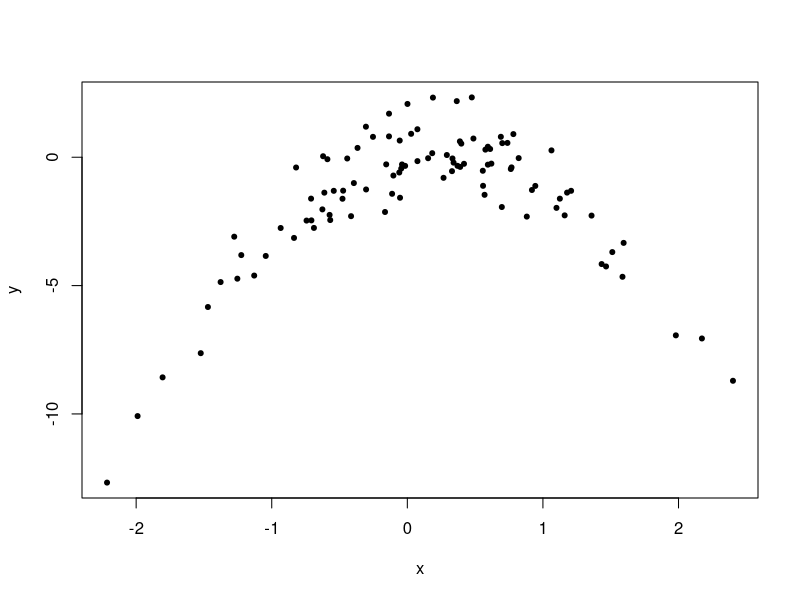

Generate this figure with R:
## ---- chunk 1
knitr::opts_chunk$set(echo = TRUE)
## ---- chunk 2
set.seed(1)
x <- rnorm(100)
y <- x-2*x^2+rnorm(100)
## ---- chunk 3
plot(x,y,pch=20)
## ---- chunk 4
library(boot)
set.seed(100)
data <- data.frame(x,y)
mod1 <- glm(y~x)
cv.glm(data,mod1)$delta[1]

mod2 <- glm(y~poly(x,2))
cv.glm(data,mod2)$delta[1]

mod3 <- glm(y~poly(x,3))
cv.glm(data,mod3)$delta[1]

mod4 <- glm(y~poly(x,4))
cv.glm(data,mod4)$delta[1]
## ---- chunk 5
set.seed(200)
mod1 <- glm(y~x)
cv.glm(data,mod1)$delta[1]

mod2 <- glm(y~poly(x,2))
cv.glm(data,mod2)$delta[1]

mod3 <- glm(y~poly(x,3))
cv.glm(data,mod3)$delta[1]

mod4 <- glm(y~poly(x,4))
cv.glm(data,mod4)$delta[1]
## ---- chunk 6
summary(mod1)
summary(mod2)
summary(mod3)
summary(mod4)
## ---- chunk 7
set.seed(1000)
mat <- matrix(rnorm(1000 * 20), 1000, 20)
p <- rnorm(20)
p[1] <- 0
p[2] <- 0
p[3] <- 0
epsilon <- rnorm(1000)
y <- mat %*% p + epsilon
## ---- chunk 8
set.seed(1000)
mat1 <- matrix(rnorm(100 * 20), 100, 20)
p1 <- rnorm(20)
p1[1] <- 0
p1[2] <- 0
p1[3] <- 0
epsilon1 <- rnorm(100)
train <- mat1 %*% p1 + epsilon1

mat2 <- matrix(rnorm(900 * 20), 900, 20)
p2 <- rnorm(20)
p2[1] <- 0
p2[2] <- 0
p2[3] <- 0
epsilon2 <- rnorm(900)
test <- mat2 %*% p2 + epsilon2

## ---- chunk 9

